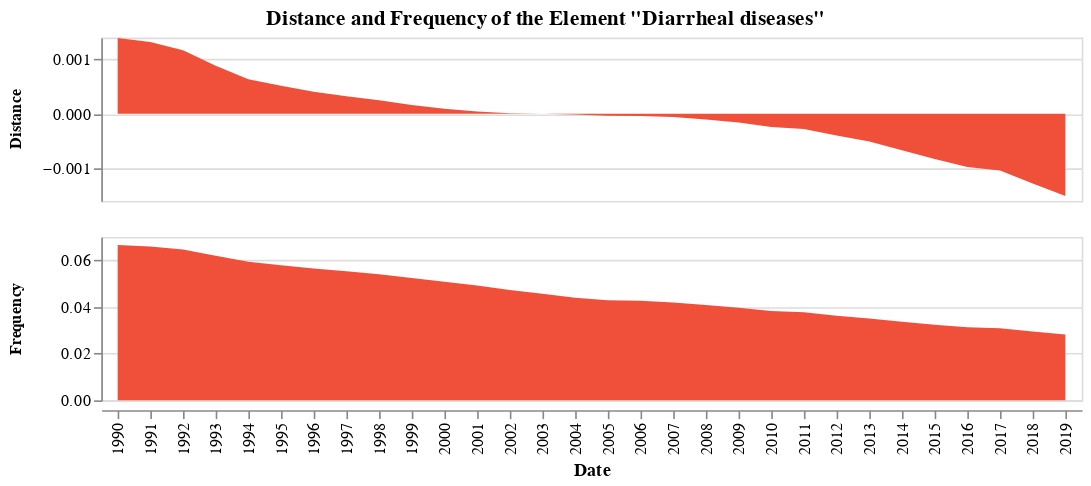

The notebook cell saved with this chart:
### Code cell
corpus = Corpus(freq)
dvr = corpus.create_dvr(equally_weighted=True)
sigs = corpus.create_signatures()
# ms = sigs[1].columns.to_list()
ms = ["Diarrheal diseases"]
ff = (
    nfreq[nfreq["element"].isin(ms)]
    .reset_index(drop=True)
    .rename(columns={"document": "year", "frequency_in_document": "value"})
)
ff["facet"] = "Frequency"
distances = (
    (sigs[1].melt(var_name="element", value_name="value", ignore_index=False))
    .rename_axis(index="year")
    .reset_index()
)
distances["facet"] = "Distance"
dd = pd.concat([ff, distances])
display(
    facet_timeline(
        dd[dd["element"].isin(ms)],
        x="year",
        y="value",
        title=ms[0],
        stack=False,
        name="sotu_timeline",
        color="#f05039",
        width=600
    )
    .facet(
        row=alt.Row("facet:O", title=None, header=alt.Header(labelFontWeight="bold"))
    )
    .properties(title=f'Distance and Frequency of the Element "{ms[0]}"')
    .resolve_scale(y="independent")
    .configure_title(orient="top", anchor="middle")
)
#green = 32a852
#bright_red =  f05039
# blue 3d65a5

### Figure 1 — Vega-Lite specification as saved in the notebook (floating-point values rounded to 4 significant figures)
{"config": {"view": {"continuousWidth": 300, "continuousHeight": 300}, "title": {"anchor": "middle", "orient": "top"}}, "data": {"name": "data-e3b5ad3a195477e72ef37e3c77207f28"}, "facet": {"row": {"field": "facet", "header": {"labelFontWeight": "bold"}, "title": null, "type": "ordinal"}}, "spec": {"mark": {"type": "area"}, "encoding": {"color": {"value": "#f05039"}, "tooltip": [{"field": "element", "type": "nominal"}, {"field": "value", "type": "quantitative"}], "x": {"axis": {"values": [1990, 1991, 1992, 1993, 1994, 1995, 1996, 1997, 1998, 1999, 2000, 2001, 2002, 2003, 2004, 2005, 2006, 2007, 2008, 2009, 2010, 2011, 2012, 2013, 2014, 2015, 2016, 2017, 2018, 2019, 1990, 1991, 1992, 1993, 1994, 1995, 1996, 1997, 1998, 1999, 2000, 2001, 2002, 2003, 2004, 2005, 2006, 2007, 2008, 2009, 2010, 2011, 2012, 2013, 2014, 2015, 2016, 2017, 2018, 2019]}, "field": "year", "title": "Date", "type": "ordinal"}, "y": {"axis": {"title": null}, "field": "value", "stack": false, "type": "quantitative"}}, "height": 100, "width": 600}, "resolve": {"scale": {"y": "independent"}}, "title": "Distance and Frequency of the Element \"Diarrheal diseases\"", "$schema": "https://vega.github.io/schema/vega-lite/v5.20.1.json", "datasets": {"data-e3b5ad3a195477e72ef37e3c77207f28": [{"year": 1990, "element": "Diarrheal diseases", "value": 0.06652, "facet": "Frequency"}, {"year": 1991, "element": "Diarrheal diseases", "value": 0.06589, "facet": "Frequency"}, {"year": 1992, "element": "Diarrheal diseases", "value": 0.06459, "facet": "Frequency"}, {"year": 1993, "element": "Diarrheal diseases", "value": 0.06194, "facet": "Frequency"}, {"year": 1994, "element": "Diarrheal diseases", "value": 0.05934, "facet": "Frequency"}, {"year": 1995, "element": "Diarrheal diseases", "value": 0.05789, "facet": "Frequency"}, {"year": 1996, "element": "Diarrheal diseases", "value": 0.05646, "facet": "Frequency"}, {"year": 1997, "element": "Diarrheal diseases", "value": 0.05526, "facet": "Frequency"}, {"year": 1998, "element": "Diarrheal diseases", "value": 0.05406, "facet": "Frequency"}, {"year": 1999, "element": "Diarrheal diseases", "value": 0.0524, "facet": "Frequency"}, {"year": 2000, "element": "Diarrheal diseases", "value": 0.05079, "facet": "Frequency"}, {"year": 2001, "element": "Diarrheal diseases", "value": 0.04916, "facet": "Frequency"}, {"year": 2002, "element": "Diarrheal diseases", "value": 0.0473, "facet": "Frequency"}, {"year": 2003, "element": "Diarrheal diseases", "value": 0.04566, "facet": "Frequency"}, {"year": 2004, "element": "Diarrheal diseases", "value": 0.04392, "facet": "Frequency"}, {"year": 2005, "element": "Diarrheal diseases", "value": 0.04287, "facet": "Frequency"}, {"year": 2006, "element": "Diarrheal diseases", "value": 0.04268, "facet": "Frequency"}, {"year": 2007, "element": "Diarrheal diseases", "value": 0.04195, "facet": "Frequency"}, {"year": 2008, "element": "Diarrheal diseases", "value": 0.0408, "facet": "Frequency"}, {"year": 2009, "element": "Diarrheal diseases", "value": 0.03962, "facet": "Frequency"}, {"year": 2010, "element": "Diarrheal diseases", "value": 0.03825, "facet": "Frequency"}, {"year": 2011, "element": "Diarrheal diseases", "value": 0.03774, "facet": "Frequency"}, {"year": 2012, "element": "Diarrheal diseases", "value": 0.03626, "facet": "Frequency"}, {"year": 2013, "element": "Diarrheal diseases", "value": 0.03511, "facet": "Frequency"}, {"year": 2014, "element": "Diarrheal diseases", "value": 0.03366, "facet": "Frequency"}, {"year": 2015, "element": "Diarrheal diseases", "value": 0.03238, "facet": "Frequency"}, {"year": 2016, "element": "Diarrheal diseases", "value": 0.03133, "facet": "Frequency"}, {"year": 2017, "element": "Diarrheal diseases", "value": 0.03092, "facet": "Frequency"}, {"year": 2018, "element": "Diarrheal diseases", "value": 0.02947, "facet": "Frequency"}, {"year": 2019, "element": "Diarrheal diseases", "value": 0.02824, "facet": "Frequency"}, {"year": 1990, "element": "Diarrheal diseases", "value": 0.001394, "facet": "Distance"}, {"year": 1991, "element": "Diarrheal diseases", "value": 0.001318, "facet": "Distance"}, {"year": 1992, "element": "Diarrheal diseases", "value": 0.001167, "facet": "Distance"}, {"year": 1993, "element": "Diarrheal diseases", "value": 0.000881, "facet": "Distance"}, {"year": 1994, "element": "Diarrheal diseases", "value": 0.0006354, "facet": "Distance"}, {"year": 1995, "element": "Diarrheal diseases", "value": 0.0005143, "facet": "Distance"}, {"year": 1996, "element": "Diarrheal diseases", "value": 0.0004057, "facet": "Distance"}, {"year": 1997, "element": "Diarrheal diseases", "value": 0.0003234, "facet": "Distance"}, {"year": 1998, "element": "Diarrheal diseases", "value": 0.0002502, "facet": "Distance"}, {"year": 1999, "element": "Diarrheal diseases", "value": 0.0001627, "facet": "Distance"}, {"year": 2000, "element": "Diarrheal diseases", "value": 9.507e-05, "facet": "Distance"}, {"year": 2001, "element": "Diarrheal diseases", "value": 4.414e-05, "facet": "Distance"}, {"year": 2002, "element": "Diarrheal diseases", "value": 9.284e-06, "facet": "Distance"}, {"year": 2003, "element": "Diarrheal diseases", "value": -3.154e-08, "facet": "Distance"}, {"year": 2004, "element": "Diarrheal diseases", "value": -1.348e-05, "facet": "Distance"}, {"year": 2005, "element": "Diarrheal diseases", "value": -3.375e-05, "facet": "Distance"}, {"year": 2006, "element": "Diarrheal diseases", "value": -3.847e-05, "facet": "Distance"}, {"year": 2007, "element": "Diarrheal diseases", "value": -5.934e-05, "facet": "Distance"}, {"year": 2008, "element": "Diarrheal diseases", "value": -0.0001021, "facet": "Distance"}, {"year": 2009, "element": "Diarrheal diseases", "value": -0.0001586, "facet": "Distance"}, {"year": 2010, "element": "Diarrheal diseases", "value": -0.0002417, "facet": "Distance"}, {"year": 2011, "element": "Diarrheal diseases", "value": -0.0002773, "facet": "Distance"}, {"year": 2012, "element": "Diarrheal diseases", "value": -0.0003967, "facet": "Distance"}, {"year": 2013, "element": "Diarrheal diseases", "value": -0.0005066, "facet": "Distance"}, {"year": 2014, "element": "Diarrheal diseases", "value": -0.0006663, "facet": "Distance"}, {"year": 2015, "element": "Diarrheal diseases", "value": -0.0008293, "facet": "Distance"}, {"year": 2016, "element": "Diarrheal diseases", "value": -0.0009783, "facet": "Distance"}, {"year": 2017, "element": "Diarrheal diseases", "value": -0.001041, "facet": "Distance"}, {"year": 2018, "element": "Diarrheal diseases", "value": -0.001281, "facet": "Distance"}, {"year": 2019, "element": "Diarrheal diseases", "value": -0.001509, "facet": "Distance"}]}}
